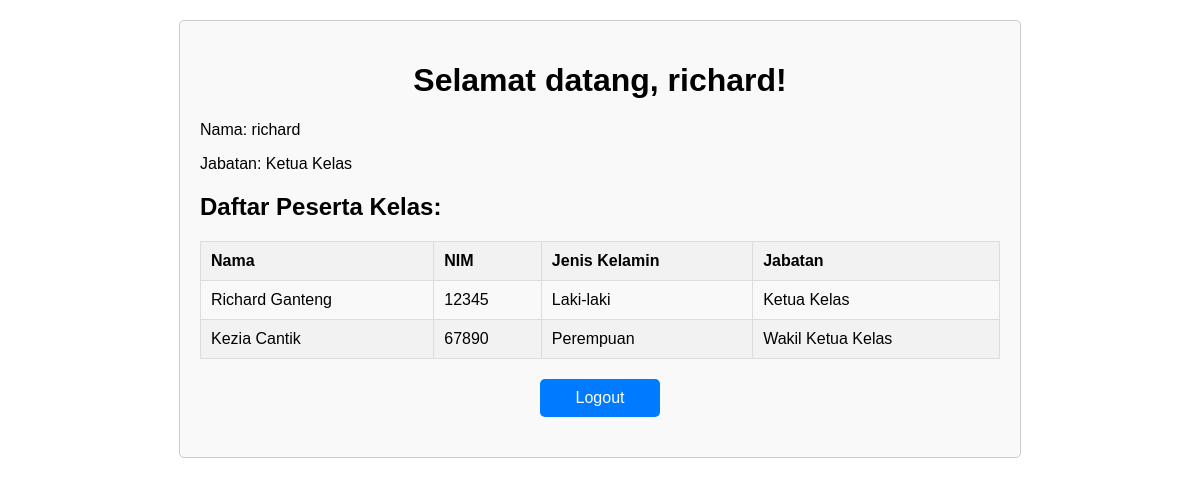
The page /home.php (signed in) on the database its author committed.
### tables this page shows
CREATE TABLE `participants` (
  `id` int(11) NOT NULL,
  `nama` varchar(100) NOT NULL,
  `nim` varchar(20) NOT NULL,
  `jenis_kelamin` enum('Laki-laki','Perempuan') NOT NULL,
  `jabatan` varchar(100) NOT NULL
);

### home.php (the view, shortened to what this page needs)
<?php
include_once "koneksi.php";
$username = $_SESSION["username"];
$nama = $_SESSION["nama"];
$jabatan = $_SESSION["jabatan"];
$stmt = $conn->prepare("SELECT * FROM participants");
$stmt->execute();
$result = $stmt->get_result();
$participants = $result->fetch_all(MYSQLI_ASSOC);
?>
<!DOCTYPE html>
<html lang="en">
<head>
</head>
<body>
    <div class="container">
        <h1>Selamat datang, <?php echo $username; ?>!</h1>
        <p class="card-text">Nama: <?php echo $nama; ?></p>
        <p class="card-text">Jabatan: <?php echo $jabatan; ?></p>
        <h2>Daftar Peserta Kelas:</h2>
        <table>
            <thead>
                <tr>
                    <th>Nama</th>
                    <th>NIM</th>
                    <th>Jenis Kelamin</th>
                    <th>Jabatan</th>
                </tr>
            </thead>
            <tbody>
                <?php foreach ($participants as $participant) : ?>
                    <tr>
                        <td><?php echo $participant['nama']; ?></td>
                        <td><?php echo $participant['nim']; ?></td>
                        <td><?php echo $participant['jenis_kelamin']; ?></td>
                        <td><?php echo $participant['jabatan']; ?></td>
                    </tr>
                <?php endforeach; ?>
            </tbody>
        </table>
        <a href="logout.php" class="logout-btn">Logout</a>
    </div>
</body>
</html>

### home.php (style rules this page uses)
body { font-family: Arial, sans-serif; margin: 0; padding: 0; }
.container { max-width: 800px; margin: 20px auto; padding: 20px; border: 1px solid #ccc; border-radius: 5px; background-color: #f9f9f9; }
h1 { text-align: center; }
table { width: 100%; border-collapse: collapse; margin-top: 20px; }
th, td { padding: 10px; border: 1px solid #ddd; text-align: left; }
th { background-color: #f2f2f2; }
tr:nth-child(even) { background-color: #f2f2f2; }
.logout-btn { display: block; width: 100px; margin: 20px auto; padding: 10px; text-align: center; background-color: #007bff; color: #fff; text-decoration: none; border-radius: 5px; }

### rows shown on the page
participants: nama "Richard Ganteng", nim "12345", jenis_kelamin "Laki-laki", jabatan "Ketua Kelas"
participants: nama "Kezia Cantik", nim "67890", jenis_kelamin "Perempuan", jabatan "Wakil Ketua Kelas"

### other values the page prints
$username "richard"
$nama "richard"
$jabatan "Ketua Kelas"
